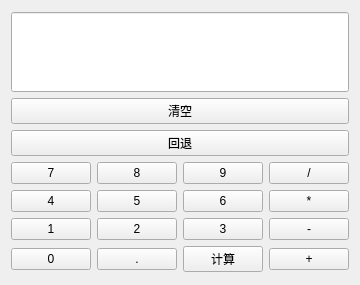
<?xml version="1.0" encoding="UTF-8"?>
<ui version="4.0">
 <class>Form</class>
 <widget class="QWidget" name="Form">
  <property name="geometry">
   <rect>
    <x>0</x>
    <y>0</y>
    <width>344</width>
    <height>285</height>
   </rect>
  </property>
  <property name="minimumSize">
   <size>
    <width>0</width>
    <height>100</height>
   </size>
  </property>
  <property name="windowTitle">
   <string>计算器</string>
  </property>
  <layout class="QVBoxLayout" name="verticalLayout_2">
   <item>
    <layout class="QVBoxLayout" name="verticalLayout">
     <item>
      <widget class="QLineEdit" name="lineEdit">
       <property name="minimumSize">
        <size>
         <width>0</width>
         <height>80</height>
        </size>
       </property>
       <property name="readOnly">
        <bool>true</bool>
       </property>
      </widget>
     </item>
     <item>
      <widget class="QPushButton" name="pushButton_clear">
       <property name="text">
        <string>清空</string>
       </property>
      </widget>
     </item>
     <item>
      <widget class="QPushButton" name="pushButton_back">
       <property name="text">
        <string>回退</string>
       </property>
      </widget>
     </item>
     <item>
      <layout class="QHBoxLayout" name="horizontalLayout">
       <item>
        <widget class="QPushButton" name="pushButton_7">
         <property name="text">
          <string>7</string>
         </property>
        </widget>
       </item>
       <item>
        <widget class="QPushButton" name="pushButton_8">
         <property name="text">
          <string>8</string>
         </property>
        </widget>
       </item>
       <item>
        <widget class="QPushButton" name="pushButton_9">
         <property name="text">
          <string>9</string>
         </property>
        </widget>
       </item>
       <item>
        <widget class="QPushButton" name="pushButton_div">
         <property name="text">
          <string>/</string>
         </property>
        </widget>
       </item>
      </layout>
     </item>
     <item>
      <layout class="QHBoxLayout" name="horizontalLayout_2">
       <item>
        <widget class="QPushButton" name="pushButton_4">
         <property name="text">
          <string>4</string>
         </property>
        </widget>
       </item>
       <item>
        <widget class="QPushButton" name="pushButton_5">
         <property name="text">
          <string>5</string>
         </property>
        </widget>
       </item>
       <item>
        <widget class="QPushButton" name="pushButton_6">
         <property name="text">
          <string>6</string>
         </property>
        </widget>
       </item>
       <item>
        <widget class="QPushButton" name="pushButton_mul">
         <property name="text">
          <string>*</string>
         </property>
        </widget>
       </item>
      </layout>
     </item>
     <item>
      <layout class="QHBoxLayout" name="horizontalLayout_3">
       <item>
        <widget class="QPushButton" name="pushButton_1">
         <property name="text">
          <string>1</string>
         </property>
        </widget>
       </item>
       <item>
        <widget class="QPushButton" name="pushButton_2">
         <property name="text">
          <string>2</string>
         </property>
        </widget>
       </item>
       <item>
        <widget class="QPushButton" name="pushButton_3">
         <property name="text">
          <string>3</string>
         </property>
        </widget>
       </item>
       <item>
        <widget class="QPushButton" name="pushButton_sub">
         <property name="text">
          <string>-</string>
         </property>
        </widget>
       </item>
      </layout>
     </item>
     <item>
      <layout class="QHBoxLayout" name="horizontalLayout_4">
       <item>
        <widget class="QPushButton" name="pushButton_0">
         <property name="text">
          <string>0</string>
         </property>
        </widget>
       </item>
       <item>
        <widget class="QPushButton" name="pushButton_dot">
         <property name="text">
          <string>.</string>
         </property>
        </widget>
       </item>
       <item>
        <widget class="QPushButton" name="pushButton_enter">
         <property name="text">
          <string>计算</string>
         </property>
        </widget>
       </item>
       <item>
        <widget class="QPushButton" name="pushButton_plus">
         <property name="text">
          <string>+</string>
         </property>
        </widget>
       </item>
      </layout>
     </item>
    </layout>
   </item>
  </layout>
 </widget>
 <resources/>
 <connections/>
</ui>
